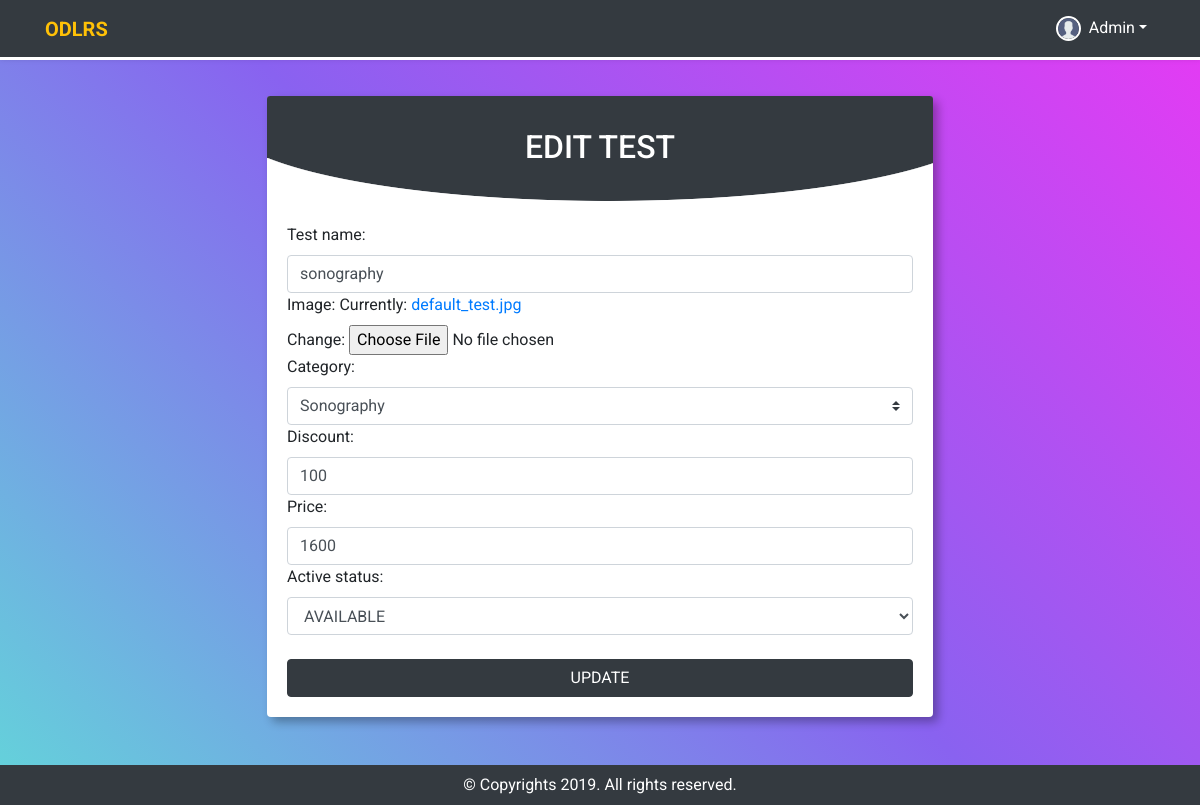
The app's page /edit-test/60/mohan/ with its own data.
### tests/models.py (models this page shows, shortened)
class Test(models.Model):
    ACTIVE_STATUS = (
        ('Available', 'AVAILABLE'),
        ('Closed', 'CLOSED'),
    )
    test_name = models.CharField(max_length=250, blank=False)
    image = models.ImageField(default='default_test.jpg', upload_to='test_pics')
    category = models.ForeignKey(TestCategory, on_delete=models.CASCADE, related_name='test_category')
    center = models.ForeignKey(DiagnosticCenter, on_delete=models.CASCADE, related_name='test_center')
    discount = models.PositiveIntegerField(null=True, blank=True)
    price = models.PositiveIntegerField(null=True, blank=True)
    active_status = models.CharField(max_length=20, choices=ACTIVE_STATUS, default='AVAILABLE')
    class Meta:
        ordering = ['-id']
        verbose_name_plural = 'Tests'

### tests/views.py (the view, shortened to what this page needs)
# urls.py: path('edit-test/<int:id>/<username>/', edit_test, name='edit-test'),
def edit_test(request, id=None, username=None):
    test_query = Test.objects.get(id=id)
    edit_form = TestAddForm(request.POST or None, instance=test_query)
    context = {'edit_form': edit_form}
    template = 'tests/edit_test.html'
    return render(request, template, context)

### tests/forms.py
class TestAddForm(forms.ModelForm):
    class Meta:
        model = Test
        fields = ['test_name', 'image', 'category',
                  'discount', 'price', 'active_status']
        exclude = ['center', ]
        widgets = {
            'test_name': TextInput(attrs={'class': 'form-control'}),
            'category': Select(attrs={'class': 'custom-select'}),
            'discount': TextInput(attrs={'class': 'form-control'}),
            'price': TextInput(attrs={'class': 'form-control'}),
            'active_status': Select(attrs={'class': 'form-control'}),
        }

### tests/models.py (called while the page is built)
    def __str__(self):
        return self.category_name

### templates/tests/edit_test.html (shortened to what this page needs)
{% load static %}
<!DOCTYPE html>
<html lang="en">
<head>
    <link rel="stylesheet" href="https://maxcdn.bootstrapcdn.com/bootstrap/4.0.0/css/bootstrap.min.css"
 />
    <link rel="stylesheet" type="text/css" href="{% static 'css/bootstrap.min.css' %}">
    <link rel="stylesheet" type="text/css" href="{% static 'css/fakeLoader.min.css' %}">
    <link rel="stylesheet" type="text/css" href="{% static 'css/style.css' %}">
</head>
<body class="common-bg">
    <nav class="navbar navbar-expand-lg navbar-dark bg-dark">
        <div class="container">
            <a class="navbar-brand text-warning" href="#"><b>ODLRS</b></a>
            <div class="collapse navbar-collapse" id="navbarSupportedContent">
                <ul class="navbar-nav ml-auto">
                    <li class="nav-item user-profile">
                        <a class="nav-link d-flex dropdown-btn" href="#">
                            <img src="{% static 'images/admin-staff.png' %}" alt="" class="rounded-circle">
                            <span class=" dropdown-toggle text-white ml-2">Admin</span>
                        </a>
                    </li>
                </ul>
            </div>
        </div>
    </nav>
    <div class="container">
        <div class="card-width">
            <div class="card mb-5">
                <div class="card-header bg-dark text-center py-">
                    <h2 class="text-white mb-0 text-uppercase"> Edit Test </h2>
                </div>
                <div class="card-bottom-img"></div>
                <div class="card-body">
                    <form method="post">
                        {{ edit_form.as_p }}
                        <button class="btn btn-dark w-100 mt-4" type="submit">UPDATE</button>
                    </form>
                </div>
            </div>
        </div>
    </div>
    <div class="footer bg-dark text-white text-center py-2">
        <p class="mb-0"> &copy; Copyrights 2019. All rights reserved. </p>
    </div>
</body>
</html>

### static/css/style.css (style rules this page uses)
* { margin: 0; padding: 0; -webkit-box-sizing: border-box; box-sizing: border-box; font-family: "Roboto", sans-serif; scroll-behavior: smooth; }
a { text-decoration: none; }
.card-bottom-img { background: url(../images/round-pic.png) no-repeat; width: 100%; height: 45px; }
.common-bg { background: linear-gradient(45deg, #63d5da, #8962f0, #e839f4); width: 100%; padding-top: 6rem; position: absolute; overflow: auto; z-index: -99; }
.card, .card-header, .card-footer { border: 0; }
.card-header h3, .card-header h2 { position: relative; top: 20px; }
html, body { background: #f8f8f8; }
nav.navbar { background: transparent; -webkit-box-shadow: 0 0 5px rgba(0, 0, 0, 0.1); box-shadow: 0 0 5px rgba(0, 0, 0, 0.1); position: fixed; top: 0; z-index: 99999; width: 100%; background: #328691; border-bottom: 3px solid white; }
nav.navbar ul li a { color: #fff; font-size: 16px; outline: none; }
nav.navbar .user-profile { position: relative; }
nav.navbar .user-profile img { width: 25px; height: 25px; border: 2px solid white; }
p { margin-bottom: 0; }
.single-reports, .card-width { width: 60%; height: 100%; margin: auto; position: relative; }
.single-reports .card, .card-width .card { border: 0; -webkit-box-shadow: 5px 5px 10px rgba(0, 0, 0, 0.3); box-shadow: 5px 5px 10px rgba(0, 0, 0, 0.3); }
.footer { background: #328691; position: relative; z-index: 11; }

### records on screen
Test: test_name "sonography", category "Sonography", discount "100", price "1600", active_status "AVAILABLE"
